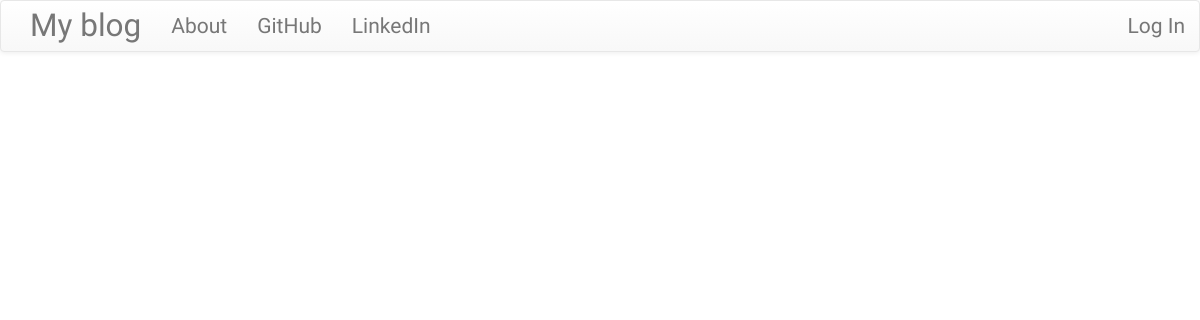
Before: / with the older database file.
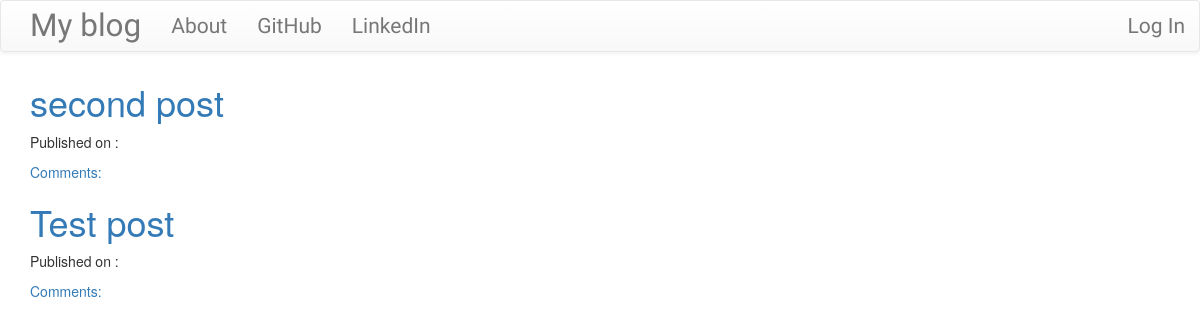
After: the same page with the newer database file.
### blog/models.py (models this page shows, shortened)
class Post(models.Model):
    author = models.ForeignKey('auth.User',on_delete=models.CASCADE)
    title = models.CharField(max_length=200)
    text = models.TextField()
    created_date = models.DateTimeField(default=timezone.now())
    published_date = models.DateTimeField(blank=True,null=True)

### blog/views.py (the view)
# urls.py: url(r'^$',views.PostListView.as_view(),name='post_list'),
class PostListView(ListView):
    model = Post
    def get_queryset(self):
        return Post.objects.filter(published_date__lte=timezone.now()).order_by('-published_date')

### blog/templates/blog/post_list.html
{% extends 'blog/base.html' %}
{% block content %}
<div class="centerstage">
  {% for post in post_list%}
    <div class="post">
      <h1><a href="{% url 'post_detail' pk=post.pk %}">{{ post.title }}</a></h1>
      <div class="date">
        <p>Published on :{{post.published|date:'D M Y'}}</p>
      </div>
      <a href="{% url 'post_detail' pk=post.pk %}">Comments: {{ post.approved_comments.count }}</a>
    </div>
  {% endfor %}
</div>
{% endblock %}

### blog/templates/blog/base.html (shortened to what this page needs)
<!DOCTYPE html>
{% load staticfiles %}
<html lang="en" dir="ltr">
  <head>
    <link rel="stylesheet" href="https://maxcdn.bootstrapcdn.com/bootstrap/3.3.7/css/bootstrap.min.css">
    <link rel="stylesheet" href="https://maxcdn.bootstrapcdn.com/bootstrap/3.3.7/css/bootstrap-theme.min.css">
    <link rel="stylesheet" href="//cdn.jsdelivr.net/npm/medium-editor@latest/dist/css/medium-editor.min.css" type="text/css" media="screen" charset="utf-8">
    <link rel="stylesheet" href="{% static 'css/blog.css' %}">
  </head>
  <body class="loader">
    <nav class="navbar navbar-default techfont custom-navbar">
      <div class="container">
        <ul class='nav navbar-nav'>
          <li><a class="navbar-brand bigbrand" href="{% url 'post_list' %}">My blog</a></li>
          <li><a href="{% url 'about' %}">About</a></li>
          <li><a href="https://github.com/">GitHub</a></li>
          <li><a href="https://linkedin.com/">LinkedIn</a></li>
        </ul>
        <ul class='nav navbar-nav navbar-right'>
          {% if user.is_authenticated %}
            <li>
              <a href="{% url 'post_new' %}">New post</a>
            </li>
            <li>
              <a href="{% url 'post_draft_list' %}">Drafts</a>
            </li>
            <li>
              <a href="{% url 'logout' %}">Log out</a>
            </li>
            <li>
              <a>Welcome: {{user.username}}</a>
            </li>
          {% else %}
            <li><a class='nav navbar-right' href="{% url 'login' %}">Log In</a></li>
          {% endif %}
        </ul>
      </div>
    </nav>
    <div class="content container">
      <div class="row">
        <div class="col-md-8">
          <div class="blog_posts">
            {% block content %}
            {% endblock %}
          </div>
        </div>
      </div>
    </div>
  </body>
</html>

### blog/static/css/blog.css (style rules this page uses)
.techfont { font-family: 'Russo One',sans-serif; font-size: 1.5em; margin-bottom: 10px; }
.centerstage { margin: auto; }
.bigbrand { font-size: 1.5em; }
.loader { filter:hue-rotate(0deg); color:linear-gradient(45deg,#0f8,#08f); animation:hue 10000ms infinite linear; }

Changed rows visible on the page:
added Post: title "second post"
added Post: title "Test post"
